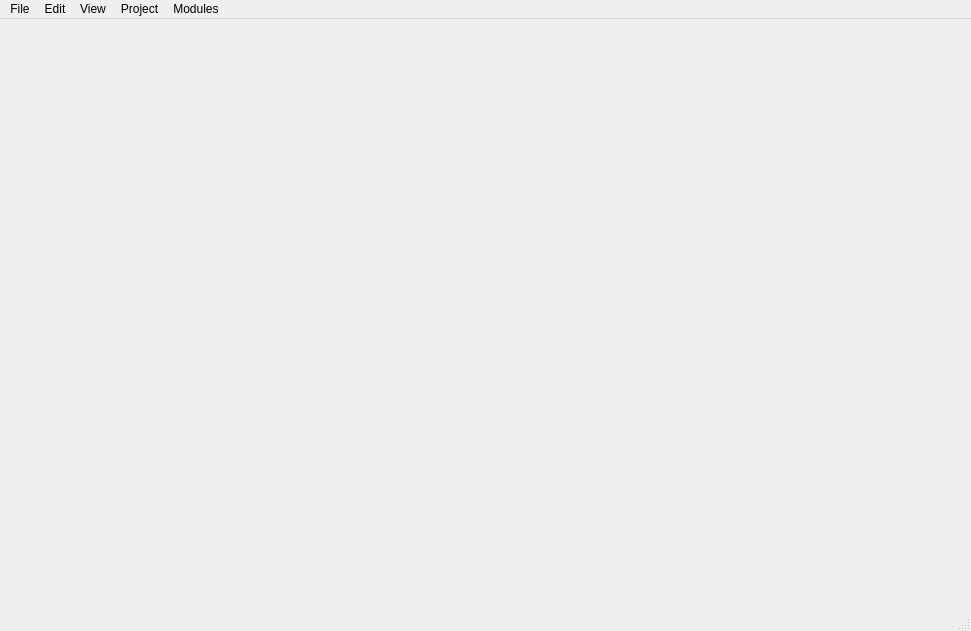
<?xml version="1.0" encoding="UTF-8"?>
<ui version="4.0">
 <class>MainWindow</class>
 <widget class="QMainWindow" name="MainWindow">
  <property name="geometry">
   <rect>
    <x>0</x>
    <y>0</y>
    <width>971</width>
    <height>631</height>
   </rect>
  </property>
  <property name="windowTitle">
   <string>MainWindow</string>
  </property>
  <widget class="QWidget" name="centralwidget"/>
  <widget class="QMenuBar" name="menubar">
   <property name="geometry">
    <rect>
     <x>0</x>
     <y>0</y>
     <width>971</width>
     <height>26</height>
    </rect>
   </property>
   <widget class="QMenu" name="menuFile">
    <property name="title">
     <string>File</string>
    </property>
    <widget class="QMenu" name="menuOpenRecentFile">
     <property name="title">
      <string>OpenRecentFile</string>
     </property>
     <addaction name="actiontest"/>
    </widget>
    <addaction name="actionnew"/>
    <addaction name="actionopen"/>
    <addaction name="actionsave"/>
    <addaction name="actionSaveAs"/>
    <addaction name="menuOpenRecentFile"/>
   </widget>
   <widget class="QMenu" name="menuEdit">
    <property name="title">
     <string>Edit</string>
    </property>
   </widget>
   <widget class="QMenu" name="menuView">
    <property name="title">
     <string>View</string>
    </property>
    <addaction name="actionModules"/>
    <addaction name="actionOutputs"/>
   </widget>
   <widget class="QMenu" name="menuProject">
    <property name="title">
     <string>Project</string>
    </property>
    <widget class="QMenu" name="menuOpenRecentProject">
     <property name="title">
      <string>OpenRecentProject</string>
     </property>
     <addaction name="actiontest_2"/>
    </widget>
    <addaction name="actionNewProject"/>
    <addaction name="actionOpenProject"/>
    <addaction name="menuOpenRecentProject"/>
   </widget>
   <widget class="QMenu" name="menuModules">
    <property name="title">
     <string>Modules</string>
    </property>
   </widget>
   <addaction name="menuFile"/>
   <addaction name="menuEdit"/>
   <addaction name="menuView"/>
   <addaction name="menuProject"/>
   <addaction name="menuModules"/>
  </widget>
  <widget class="QStatusBar" name="statusbar"/>
  <action name="actionopen">
   <property name="icon">
    <iconset resource="../icons/icons.qrc">
     <normaloff>:/pic/open.png</normaloff>:/pic/open.png</iconset>
   </property>
   <property name="text">
    <string>Open</string>
   </property>
  </action>
  <action name="actionnew">
   <property name="icon">
    <iconset resource="../icons/icons.qrc">
     <normaloff>:/pic/new.png</normaloff>:/pic/new.png</iconset>
   </property>
   <property name="text">
    <string>New</string>
   </property>
  </action>
  <action name="actionsave">
   <property name="icon">
    <iconset resource="../icons/icons.qrc">
     <normaloff>:/pic/save.png</normaloff>:/pic/save.png</iconset>
   </property>
   <property name="text">
    <string>Save</string>
   </property>
   <property name="shortcut">
    <string>Ctrl+S</string>
   </property>
  </action>
  <action name="actionSaveAs">
   <property name="icon">
    <iconset resource="../icons/icons.qrc">
     <normaloff>:/pic/save_as.png</normaloff>:/pic/save_as.png</iconset>
   </property>
   <property name="text">
    <string>SaveAs</string>
   </property>
  </action>
  <action name="actionNewProject">
   <property name="text">
    <string>NewProject</string>
   </property>
  </action>
  <action name="actionOpenProject">
   <property name="text">
    <string>OpenProject</string>
   </property>
  </action>
  <action name="actiontest">
   <property name="text">
    <string>test</string>
   </property>
  </action>
  <action name="actiontest_2">
   <property name="text">
    <string>test</string>
   </property>
  </action>
  <action name="actionModules">
   <property name="checkable">
    <bool>true</bool>
   </property>
   <property name="checked">
    <bool>true</bool>
   </property>
   <property name="text">
    <string>Modules</string>
   </property>
  </action>
  <action name="actionOutputs">
   <property name="checkable">
    <bool>true</bool>
   </property>
   <property name="checked">
    <bool>true</bool>
   </property>
   <property name="text">
    <string>Outputs</string>
   </property>
  </action>
 </widget>
 <resources>
  <include location="../icons/icons.qrc"/>
 </resources>
 <connections/>
</ui>
